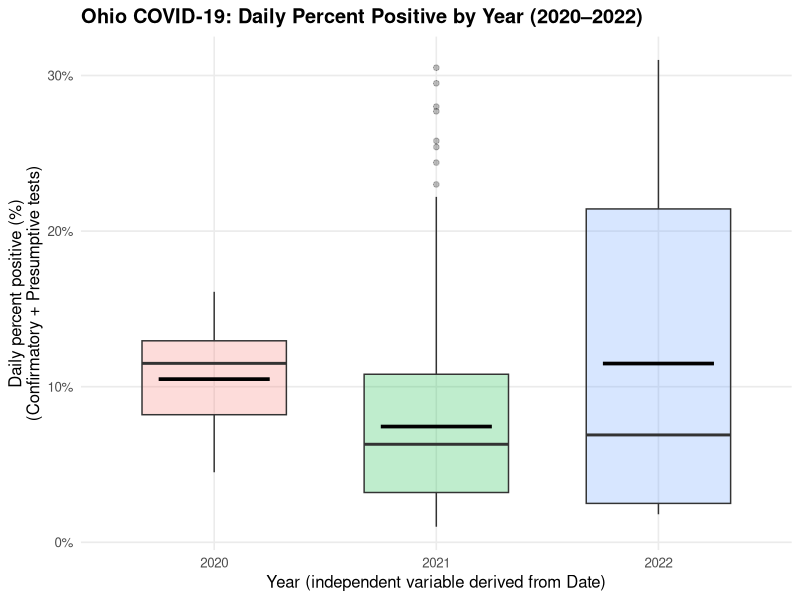
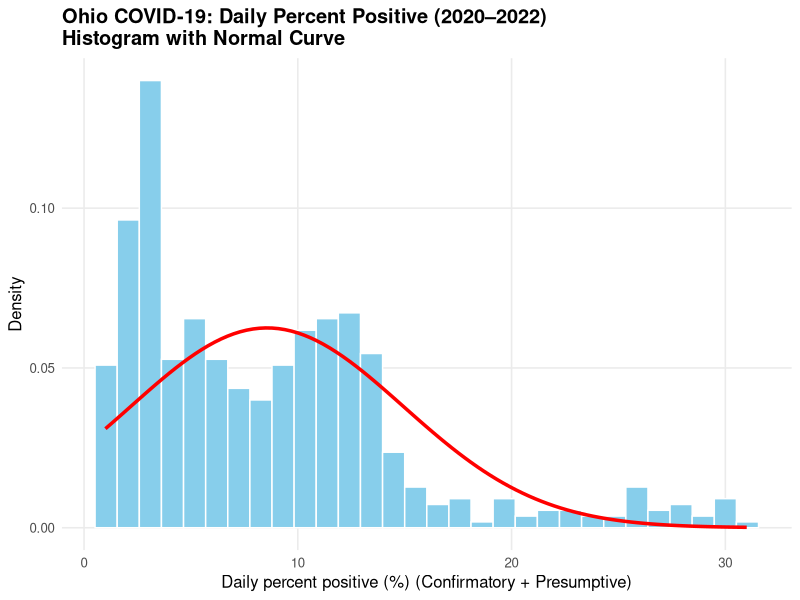
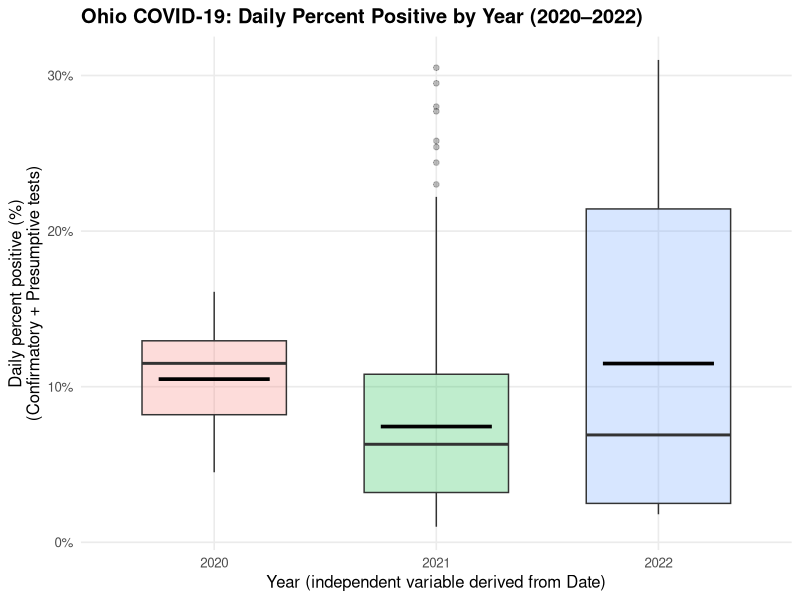
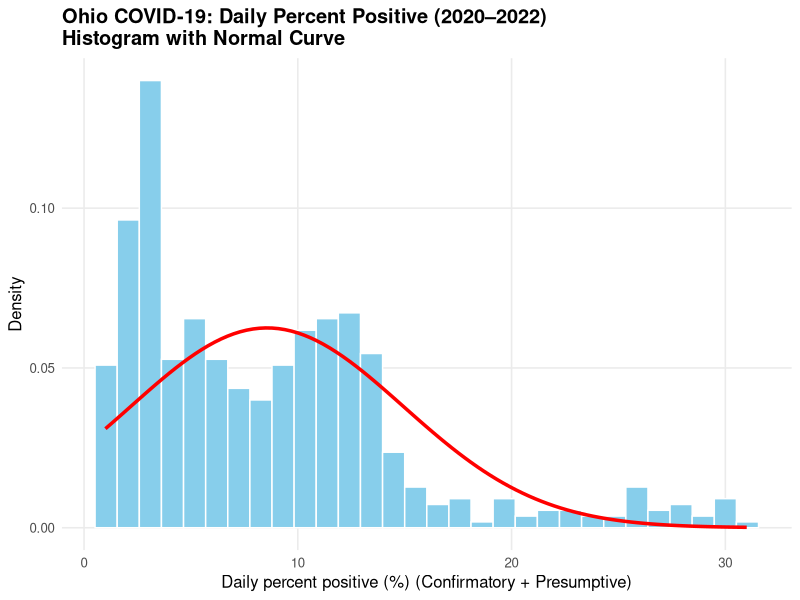

Write the R code that produced these figures, in order.
# Load Dataset
df <- read.csv("TestingDetails.csv")
# 1) Load tidyverse
library(tidyverse)
# 2) Read the CSV (mark common NA strings as missing)
df <- readr::read_csv(
  "TestingDetails.csv",
  na = c("N/A", "NA", "", " "),
  show_col_types = FALSE
)
# 3) Set DV column name (short reference)
dv <- "Confirmatory and Presumptive Lab Percent Positive (Daily)"
# 4) Basic cleaning & preparation (tidyverse)
#    - Parse Date
#    - Drop rows with missing Date
#    - Derive Year from Date
#    - Coerce DV to numeric (non-numeric -> NA)

df <- df %>%
  mutate(
    Date = as.Date(Date, format = "%m/%d/%Y")                    # parse Date (mm/dd/yyyy)
  ) %>%
  filter(!is.na(Date))                                           # drop rows where Date is NA
df <- df %>%
  mutate(
    Year = as.integer(format(Date, "%Y")),                       # derive Year (IV)
    `Confirmatory and Presumptive Lab Percent Positive (Daily)` =
      suppressWarnings(as.numeric(`Confirmatory and Presumptive Lab Percent Positive (Daily)`))
  )

# 5) Build analysis frame for 2020–2022
#    - Year as factor
#    - Percent = DV * 100
#    - Remove missing DV values

df_dep <- df %>%
  filter(Year %in% c(2020, 2021, 2022)) %>%
  transmute(
    Year    = factor(Year),                                      # categorical x-axis
    Percent = .data[[dv]] * 100                                  # DV in percent
  ) %>%
  filter(!is.na(Percent))                                        # drop missing DV

# 6) BOXPLOT (ggplot2, tidyverse style)
#    - Includes outliers by default
#    - Mean shown as a crossbar
#    - Clear labels and minimal theme

p_box <- ggplot(df_dep, aes(x = Year, y = Percent, fill = Year)) +
  geom_boxplot(width = 0.65, alpha = 0.25,
               outlier.colour = "black", outlier.size = 1.6) +
  stat_summary(fun = mean, geom = "crossbar",
               width = 0.5, colour = "black", size = 0.5) +
  scale_y_continuous(labels = function(x) paste0(x, "%")) +
  labs(
    title = "Ohio COVID-19: Daily Percent Positive by Year (2020–2022)",
    x     = "Year (independent variable derived from Date)",
    y     = "Daily percent positive (%)\n(Confirmatory + Presumptive tests)"
  ) +
  theme_minimal(base_size = 12) +
  theme(
    plot.title = element_text(face = "bold"),
    panel.grid.minor = element_blank(),
    legend.position = "none"                                     # legend not needed
  )

# 7) Show and save the boxplot

print(p_box)
ggsave("boxplot_by_year_tidyverse.png", p_box, width = 9, height = 5.5, dpi = 200)
# 1) Load tidyverse
library(tidyverse)

# 2) Read the CSV (mark common NA strings as missing)
#    - Same import as your preferred approach
df <- readr::read_csv(
  "TestingDetails.csv",
  na = c("N/A", "NA", "", " "),
  show_col_types = FALSE
)

# 3) Set DV column name (short reference)

dv <- "Confirmatory and Presumptive Lab Percent Positive (Daily)"

# 4) Basic cleaning & preparation
#    - Parse Date
#    - Drop rows with missing Date
#    - Derive Year from Date
#    - Coerce DV to numeric (non-numeric -> NA)

df <- df %>%
  mutate(
    Date = as.Date(Date, format = "%m/%d/%Y")
  ) %>%
  filter(!is.na(Date))
df <- df %>%
  mutate(
    Year = as.integer(format(Date, "%Y")),
    `Confirmatory and Presumptive Lab Percent Positive (Daily)` =
      suppressWarnings(as.numeric(`Confirmatory and Presumptive Lab Percent Positive (Daily)`))
  )
# 5) Build DV-only frame (2020–2022)
#    - Percent = DV * 100
#    - Remove missing DV values
dv_df <- df %>%
  filter(Year %in% c(2020, 2021, 2022)) %>%
  transmute(Percent = .data[[dv]] * 100) %>%
  filter(!is.na(Percent))
# 6) Compute mean & sd of DV (Percent) for normal overlay
dv_stats <- dv_df %>%
  summarise(m = mean(Percent), sd = sd(Percent))

# 7) HISTOGRAM with normal curve overlay (density scale)
#    - y = ..density.. so the normal curve aligns naturally
p_hist <- ggplot(dv_df, aes(x = Percent)) +
  geom_histogram(aes(y = ..density..),
                 bins = 30, fill = "skyblue", color = "white") +  # <-- skyblue bars
  stat_function(fun = dnorm,
                args = list(mean = dv_stats$m, sd = dv_stats$sd),
                color = "red", linewidth = 1.2) +
  labs(
    title = "Ohio COVID-19: Daily Percent Positive (2020–2022)\nHistogram with Normal Curve",
    x     = "Daily percent positive (%) (Confirmatory + Presumptive)",
    y     = "Density"
  ) +
  theme_minimal(base_size = 12) +
  theme(
    plot.title = element_text(face = "bold"),
    panel.grid.minor = element_blank()
  )

# 8) Show and save the histogram
print(p_hist)
ggsave("histogram_dv_with_normal_tidyverse.png", p_hist, width = 9, height = 5.5, dpi = 200)
